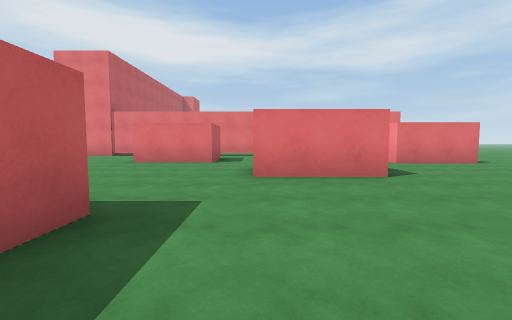
View 1 (above)

22 first-person views from a walk through a Unity game level. The camera is 1.3 m above the floor, tilts 4° down and sees 90° across. The floor is counted in squares, 2 m on a side. Each view is taken from the middle of a square. On the plan, view 1 faces up. The plan holds only what a view shows up to about 9 squares ahead; the rest is blank. The place goes on beyond the plan. The player character is not drawn. Surface patterns are stand-ins for the level's own textures.

View 2
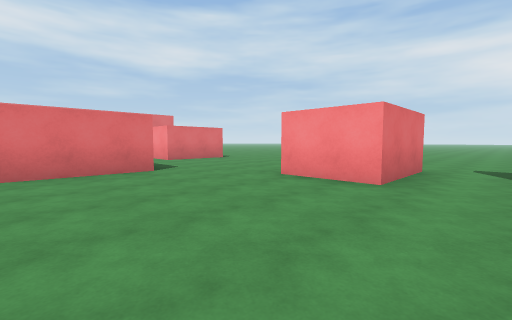

View 3
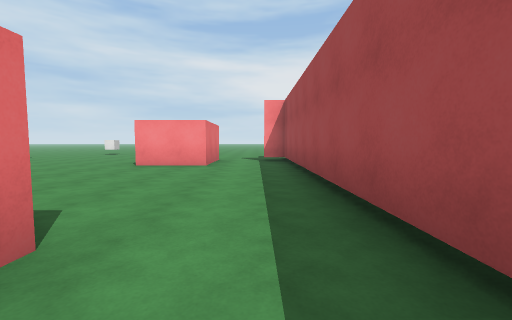

View 4
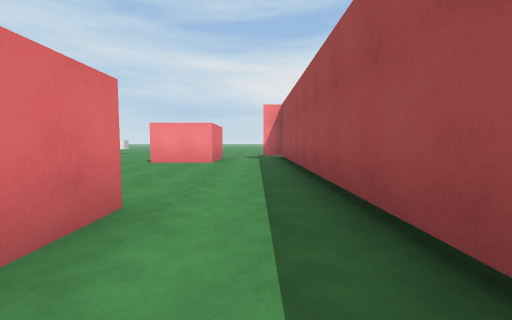

View 5
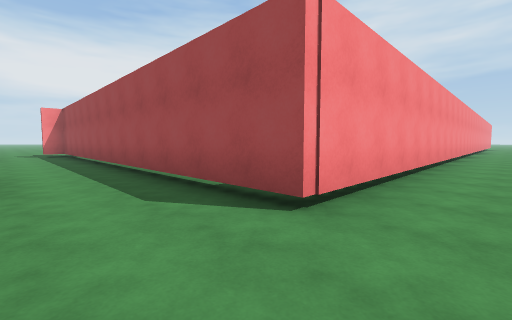

View 6
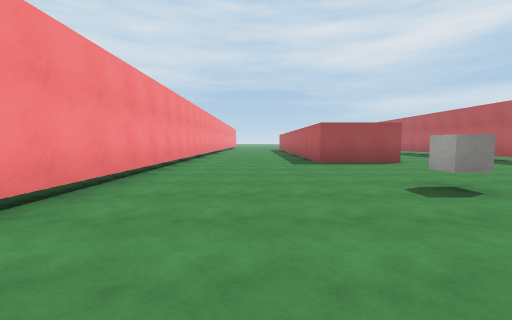

View 7
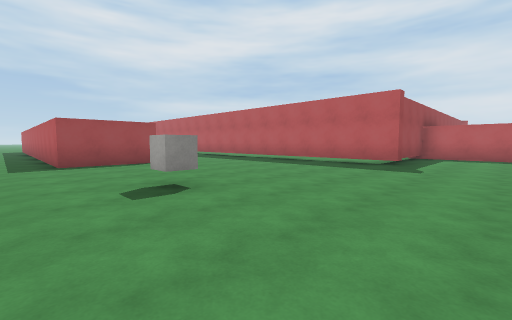

View 8
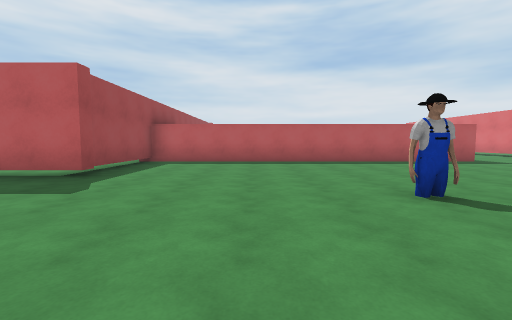

View 9
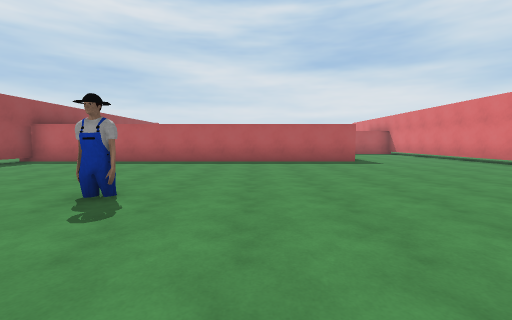

View 10
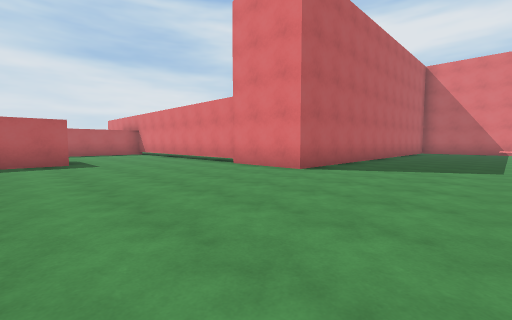

View 11
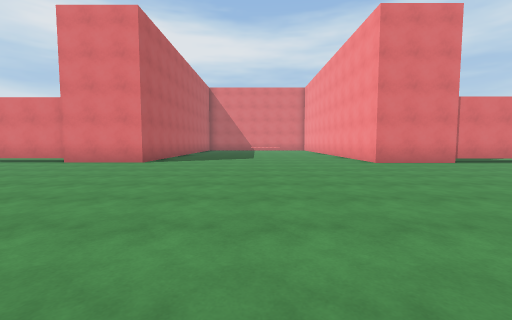

View 12
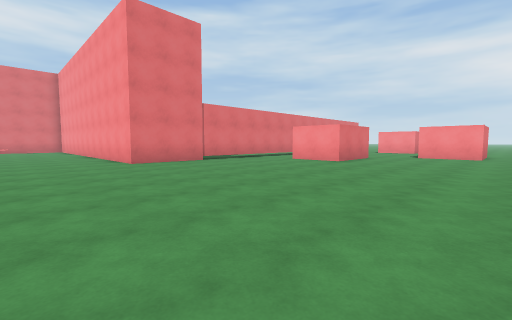

View 13
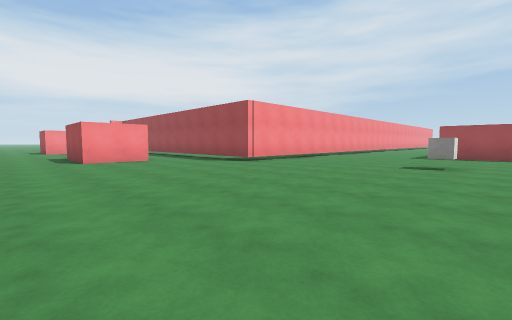

View 14
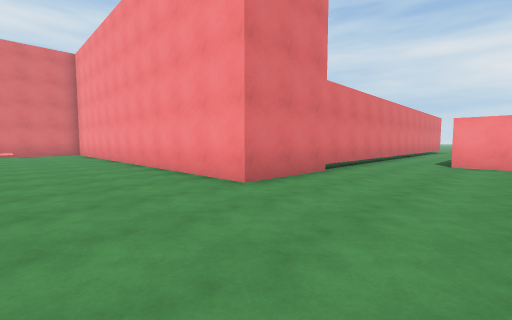

View 15
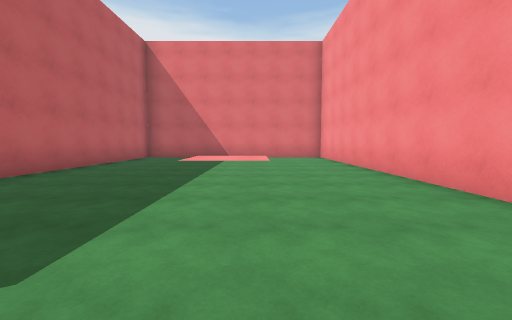

View 16
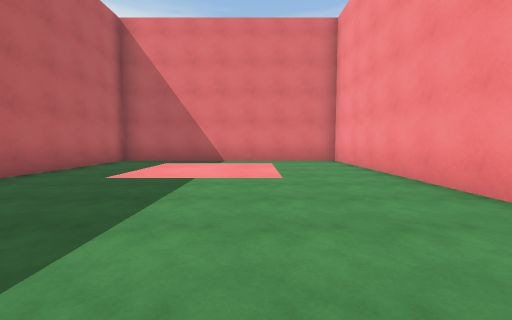

View 17
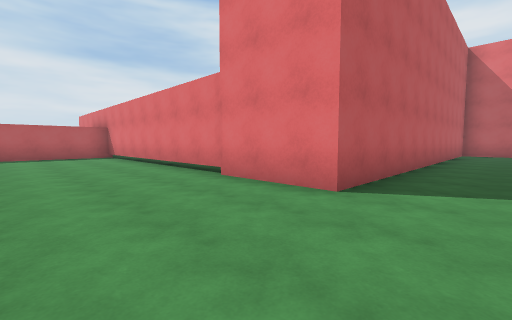

View 18
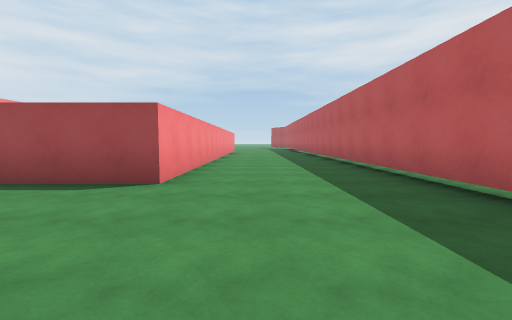

View 19
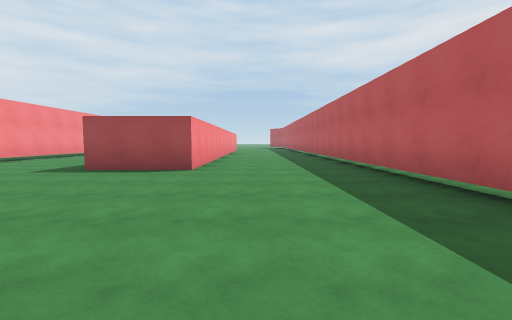

View 20
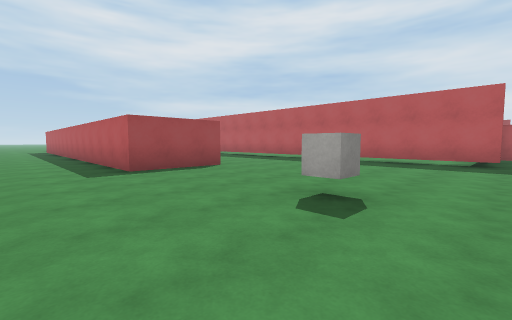

View 21
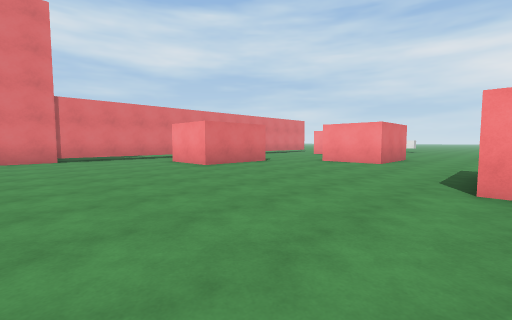

View 22
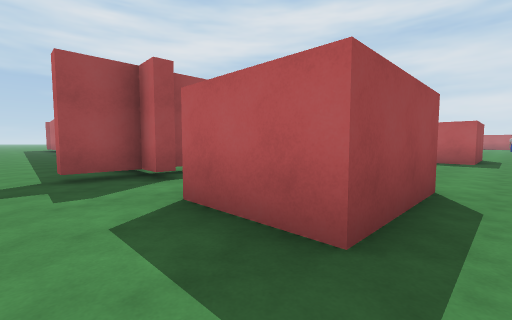

### Floor plan
Points are (right, up) in squares from view 1. A wall is a line through its corners. A room is listed if a view was taken in it or the views show most of it. See-through windows are left out.
Room 1 (views 1, 2, 3, 4)
walls: (-1.5, 0.3) (-2.8, 0.3); (-1.5, 2.3) (-1.5, 1.4); (6.5, 0.3) (4.1, 0.3) (4.1, 2.3); (1.5, 4.7) (0, 4.7); (-5.5, -2) (5.7, -2) (5.8, -1.3) (6.1, -1.3) (6.1, -2) (7.3, -2) (7.3, -2.4)
ways out: opening at (-4.5, -0.5) to room 2; opening at (-0.5, 3.5) to room 2; opening at (3, 3.7) to room 3; opening at (7.5, 1.5) to room 3; opening at (8, -3)
Room 2 (views 5, 6, 7, 8, 9, 10, 11, 12, 13, 14, 15, 16, 17, 18, 19, 20, 21)
walls: (-18.1, -2.2) (-17.7, -2.2) (-17.7, -11.5); (-21.5, 8.4) (-21.5, -2.9); (-4, 0.2) (-4, 2.3) (-1.5, 2.3); (-2.5, 8.1) (-4, 8.1) (-4, 10.1); (-4.4, 12.1) (-9.2, 12.1) (-9.2, 23.9) (-16.6, 23.9) (-16.6, 12.1) (-24.6, 12.1); (-21.6, -2.5) (-18.4, -2.5); (0, 4.7) (0, 6.8); (-13.5, -11.5) (-13.5, -8) (-11, -8) (-11, -11.5); (-6.7, -11.5) (-6.7, -2) (-5.5, -2)
ways out: opening at (-4.5, -0.5) to room 1; opening at (-0.5, 3.5) to room 1; opening at (-1.8, 8.5)
objects: other object (-16, 3); cube (-12, -3)
Room 3 (view 22)
walls: (6.9, 7.8) (4.3, 7.8); (4.1, 2.3) (6.5, 2.3) (6.5, 0.3); (2.5, 4.7) (1.5, 4.7)
ways out: opening at (3, 3.7) to room 1; opening at (7.5, 1.5) to room 1; opening at (3.5, 6.5); opening at (7.5, 8.5)

Positions as (right, up) in squares from view 1, and headings:
1: (0, 0), facing up
2: (0, -1), facing up-right
3: (-3, -1), facing right
4: (-4, -1), facing right
5: (-8, 0), facing down-right
6: (-9, 0), facing down
7: (-10, 0), facing down-left
8: (-13, 1), facing left
9: (-13, 5), facing left
10: (-13, 7), facing up-left
11: (-13, 4), facing up
12: (-12, 4), facing up-right
13: (-13, 4), facing down-right
14: (-12, 9), facing up-right
15: (-12, 13), facing up
16: (-12, 15), facing up
17: (-15, 9), facing up-left
18: (-15, -4), facing down
19: (-15, -2), facing down
20: (-9, -2), facing down-left
21: (-8, 2), facing up-right
22: (8, 3), facing down-left
